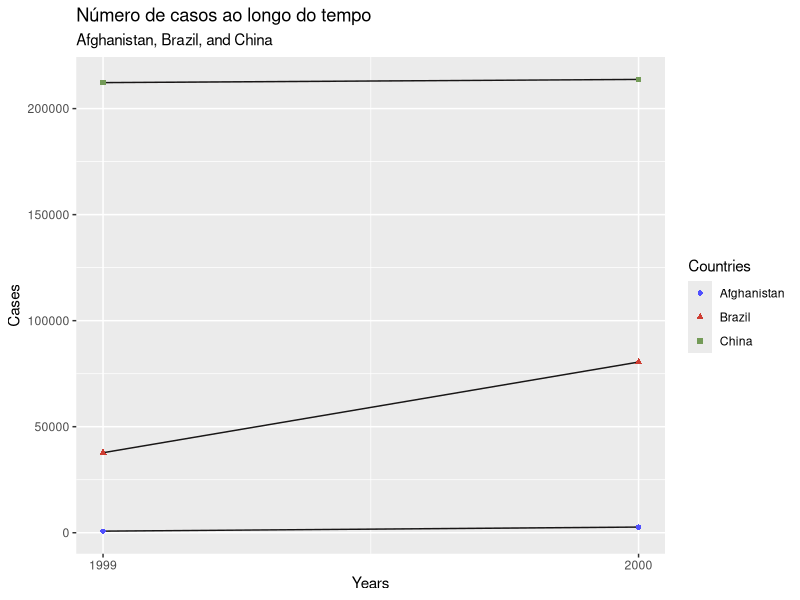
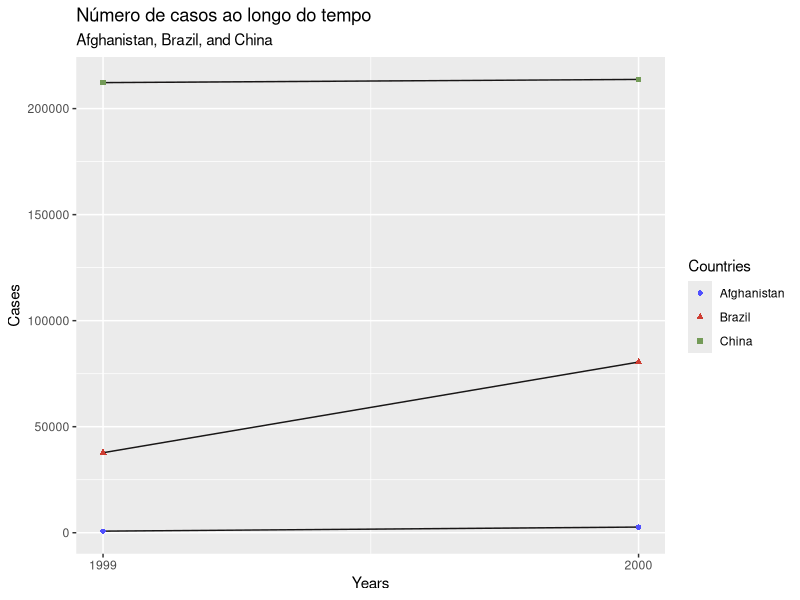

Here is the R script that generated these plots, in order:
## ---- chunk 1
library(tidyverse)
## ---- chunk 2
?table1
## ---- chunk 3
1 + 88
print("maria hello word")
## ---- chunk 4
table2
?table2
## ---- chunk 5
table3
## ---- chunk 6
table4a
## ---- chunk 7
table4b
## ---- chunk 8
table2
?table2
## ---- chunk 9
table2_tidy <- table2 |>
  spread(key = type, value = count)
table2_tidy
# https://rstudio-education.github.io/tidyverse-cookbook/tidy.html
## ---- chunk 10
table2_rate <- table2_tidy |>
  mutate(
    rate = (cases / (population * 10000))
  )
table2_rate
## ---- chunk 11
table4a
## ---- chunk 12
table4b
## ---- chunk 13
table4a_tidy <- table4a |>
  gather(key = "year", value = "cases", 2:3)
table4a_tidy
## ---- chunk 14
table4b_tidy <- table4b |>
  gather(key = "year", value = "population", 2:3)
table4b_tidy
## ---- chunk 15
table4a |>
  gather(key = "year", value = "cases", "1999", "2000")
  # gather(key = "year", value = "cases", -1)
  # gather(key = "year", value = "cases", one_of(c("1999", "2000")))
## ---- chunk 16
table4_ab <- table4a_tidy |>
  full_join(table4b_tidy)
table4_ab
# https://dplyr.tidyverse.org/articles/two-table.html
## ---- chunk 17
table4_ab_rate <- table4_ab |>
  mutate(
    rate = (cases / (population * 10000))
  )
table4_ab_rate
## ---- chunk 18
library(ggsci)

ggplot(table2_rate, aes(x = year, y = cases)) +
  geom_line(aes(group = country), color = "#181616") +
  geom_point(aes(color = country, shape = country)) +
  scale_color_igv() +
  scale_fill_igv() +
  theme_grey() +
  scale_x_continuous(breaks = c(1999, 2000)) +
  labs(
    title = "Número de casos ao longo do tempo",
    subtitle = "Afghanistan, Brazil, and China",
    x = "Years",
    y = "Cases",
    color = "Countries",
    shape = "Countries"
  )
## ---- chunk 19
ggsave("listas/casos_ano.pdf",
  width = 16,
  height = 16
)
